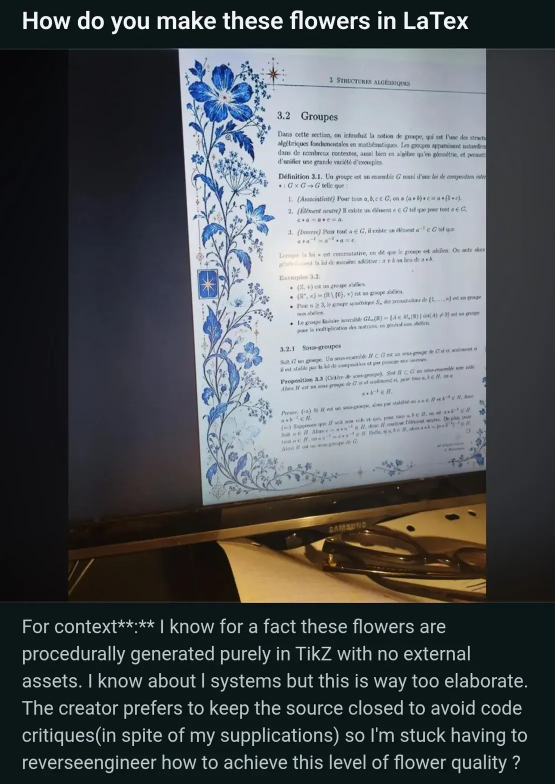
#> input picture analysis/source/reference-photo.png, 1109 x 1568 px, given in place of ink_mask.png, which was not available (shown at 1/2 size)
$ python skeleton.py
#> lines starting #> are read from the running program, lines starting #| are printed output that depends on the picture; after the words box and inside, x2 and y2 are one past the last pixel; in counts of white or black regions, pixels touching at a corner belong together
# Zhang-Suen thinning of the ink mask over the margin column and foot, then
# an overlay of the skeleton on the rectified photo. numpy only; no scipy.
import numpy as np
from PIL import Image
mask = np.asarray(Image.open("ink_mask.png").convert("L")) < 128
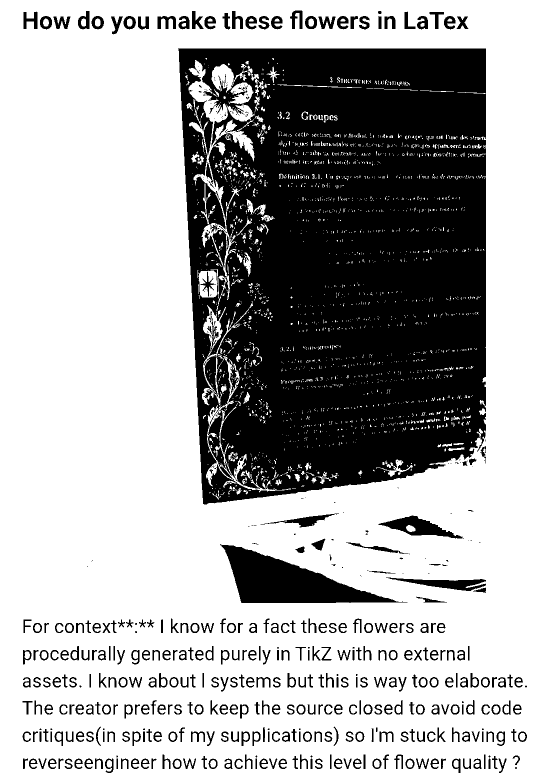
#> mask: shape (1568, 1109) bool (shown at 1/2 size); 68.2% white; 528 black regions (180 under 20 px), largest, box (x1, y1, x2, y2) and area: (356, 97, 972, 1009) 469151, (440, 1088, 815, 1206) 19558, (756, 1031, 928, 1078) 3130
# Drop specks: keep pixels with at least 3 ink neighbours in a 5x5 window.
def box(a, r):
#> called with r = 2
    p = np.pad(a.astype(np.int32), r)
#> p: shape (1572, 1113) int32; values 0 (black) and 1 (white), 67.8% white; 529 black regions (180 under 20 px), largest, box (x1, y1, x2, y2) and area: (358, 99, 974, 1011) 469151, (442, 1090, 817, 1208) 19558, (0, 0, 1113, 1572) 10724
    s = np.zeros_like(a, dtype=np.int32)
    for dy in range(-r, r + 1):
        for dx in range(-r, r + 1):
            s += p[r + dy:r + dy + a.shape[0], r + dx:r + dx + a.shape[1]]
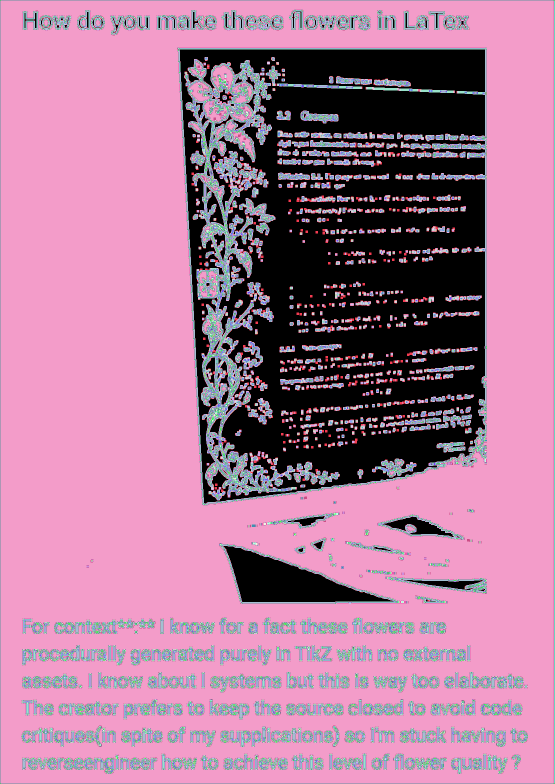
#> s: shape (1568, 1109) int32 (shown at 1/2 size); 26 distinct labels, from 0 to 25; one colour per label, 0 black
    return s
mask &= box(mask, 2) >= 6
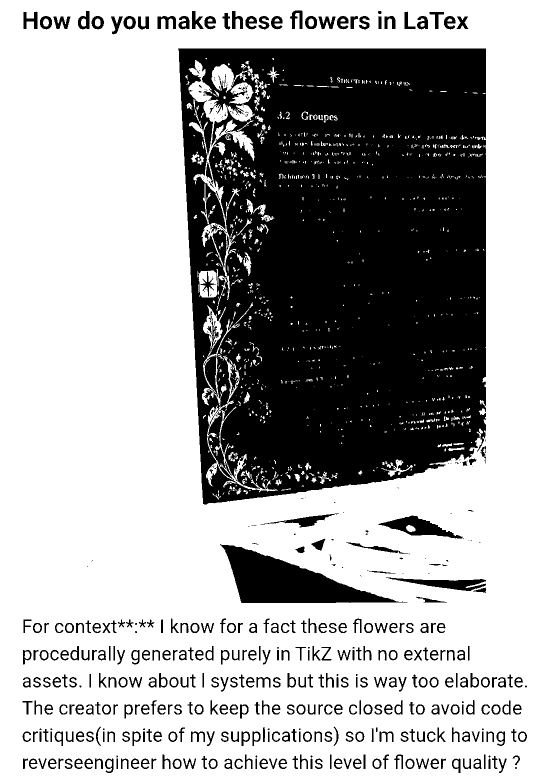
#> mask: shape (1568, 1109) bool (shown at 1/2 size); 67.9% white; 528 black regions (180 under 20 px), largest, box (x1, y1, x2, y2) and area: (356, 97, 972, 1009) 474009, (440, 1088, 815, 1206) 19558, (756, 1031, 928, 1078) 3130
img = mask.astype(np.uint8)
def neighbours(a):
    p = np.pad(a, 1)
    h, w = a.shape
    sl = lambda dy, dx: p[1 + dy:1 + dy + h, 1 + dx:1 + dx + w]
    return [sl(-1, 0), sl(-1, 1), sl(0, 1), sl(1, 1), sl(1, 0), sl(1, -1), sl(0, -1), sl(-1, -1)]
changed = True
while changed:
    changed = False
    for step in (0, 1):
        P = neighbours(img)
        B = sum(P)
        A = sum(((P[i] == 0) & (P[(i + 1) % 8] == 1)).astype(np.uint8) for i in range(8))
        if step == 0:
            c = (P[0] * P[2] * P[4] == 0) & (P[2] * P[4] * P[6] == 0)
        else:
            c = (P[0] * P[2] * P[6] == 0) & (P[0] * P[4] * P[6] == 0)
        kill = (img == 1) & (B >= 2) & (B <= 6) & (A == 1) & c
        if kill.any():
            img[kill] = 0
            changed = True
#> this loop made 196 passes
#> pass 1, in neighbours, `p = np.pad(a, 1)`:
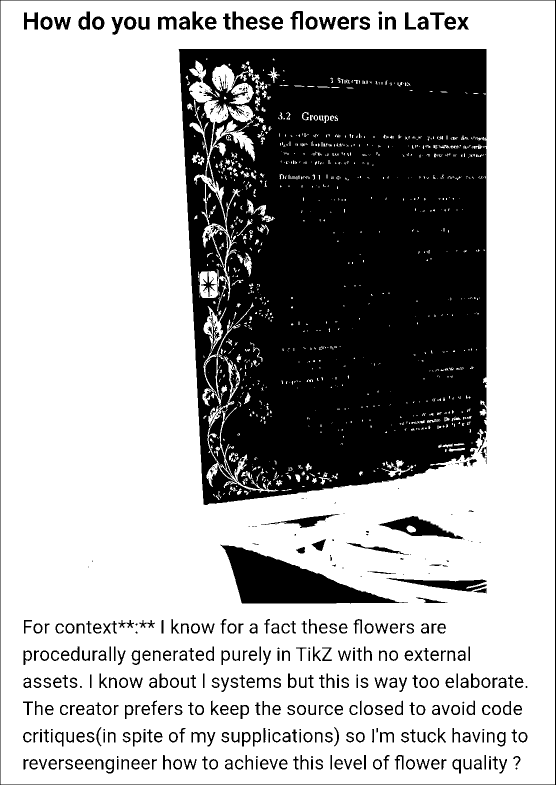
#> p: shape (1570, 1111) (shown at 1/2 size); values 0 (black) and 1 (white), 67.7% white; 529 black regions (180 under 20 px), largest, box (x1, y1, x2, y2) and area: (357, 98, 973, 1010) 474009, (441, 1089, 816, 1207) 19558, (0, 0, 1111, 1570) 5358
#> pass 1, in neighbours (call 2), `p = np.pad(a, 1)`:
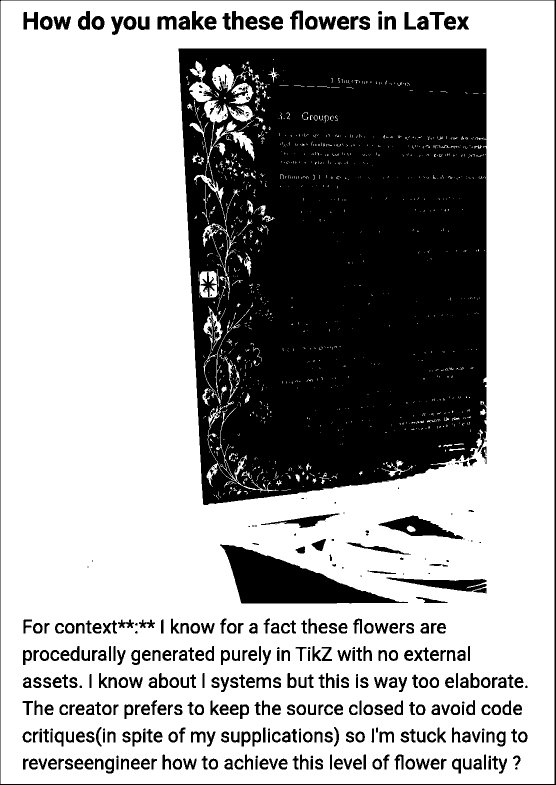
#> p: shape (1570, 1111) (shown at 1/2 size); values 0 (black) and 1 (white), 65.6% white; 500 black regions (141 under 20 px), largest, box (x1, y1, x2, y2) and area: (357, 97, 973, 1010) 489351, (440, 1089, 816, 1207) 20052, (0, 0, 1111, 1570) 8035
#> after the loop:
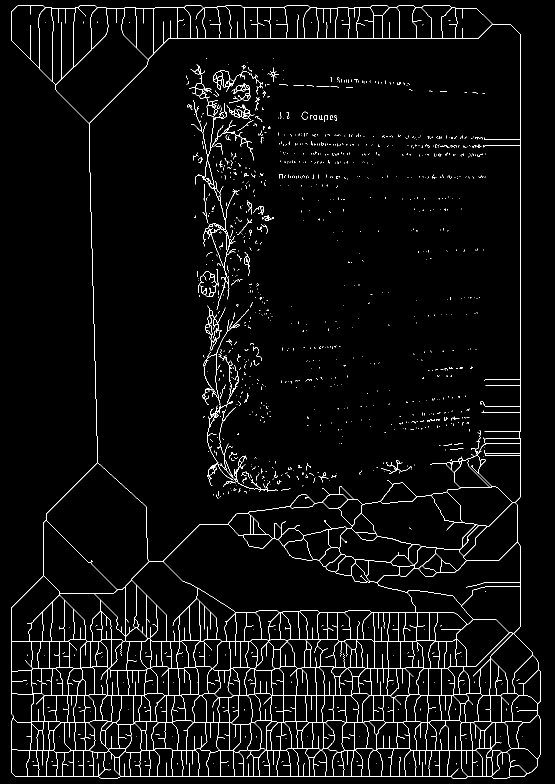
#> img: shape (1568, 1109) (shown at 1/2 size); values 0 (black) and 1 (white), 3.2% white in thin lines or dots
np.save("skeleton.npy", img)
photo = np.asarray(Image.open("rectified.png").convert("RGB")).copy()
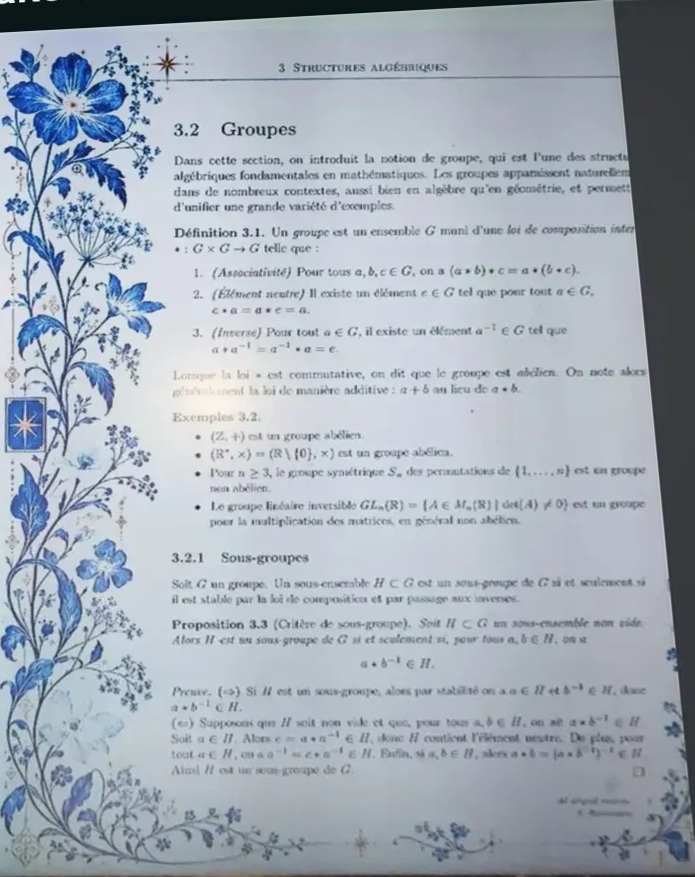
#> input picture tex/reference/rectified.png, 1389 x 1754 px, found by its file name (shown at 1/2 size)
#> photo is the input picture: shape (1754, 1389, 3); mean R, G, B 163, 172, 182.6
#> (the run stopped early here; a loop or call above may not have finished)
